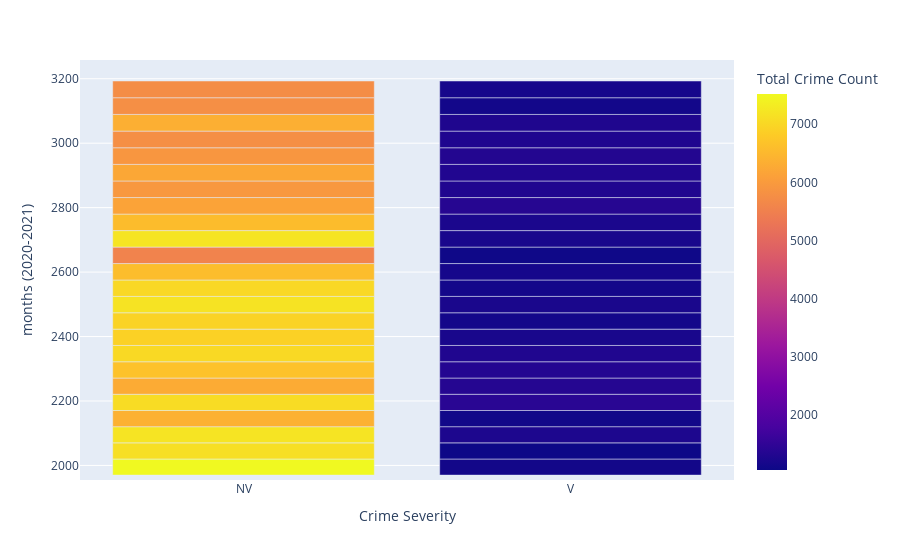

This figure's notebook cell:
### Code cell
px.bar(crime_by_date,x='crime_severity', y='months_year', color='crime_count', labels={
                     "months_year": "months (2020-2021)",
                     "crime_count": "Total Crime Count",
                     "crime_severity":"Crime Severity"
                 })

### Figure 1 — Plotly figure (JSON) as saved in the notebook; plotly's stock layout.template omitted (floating-point values rounded to 4 significant figures)
{"data": [{"alignmentgroup": "True", "hovertemplate": "Crime Severity=%{x}<br>months (2020-2021)=%{y}<br>Total Crime Count=%{marker.color}<extra></extra>", "legendgroup": "", "marker": {"color": [7519, 1133, 7117, 1059, 1257, 7203, 1119, 6379, 1410, 7069, 1367, 6289, 1354, 6674, 1299, 7031, 1210, 6913, 6942, 1148, 7181, 1217, 1147, 7009, 6576, 1172, 1090, 5547, 1216, 7197, 1229, 6573, 1371, 6145, 1292, 5946, 1314, 6212, 1338, 5910, 1288, 5778, 6345, 1281, 5775, 1137, 5749, 1178], "coloraxis": "coloraxis", "pattern": {"shape": ""}}, "name": "", "offsetgroup": "", "orientation": "v", "showlegend": false, "textposition": "auto", "type": "bar", "x": ["NV", "V", "NV", "V", "V", "NV", "V", "NV", "V", "NV", "V", "NV", "V", "NV", "V", "NV", "V", "NV", "NV", "V", "NV", "V", "V", "NV", "NV", "V", "V", "NV", "V", "NV", "V", "NV", "V", "NV", "V", "NV", "V", "NV", "V", "NV", "V", "NV", "NV", "V", "NV", "V", "NV", "V"], "xaxis": "x", "y": ["2020-01-01T00:00:00", "2020-01-01T00:00:00", "2020-02-01T00:00:00", "2020-02-01T00:00:00", "2020-03-01T00:00:00", "2020-03-01T00:00:00", "2020-04-01T00:00:00", "2020-04-01T00:00:00", "2020-05-01T00:00:00", "2020-05-01T00:00:00", "2020-06-01T00:00:00", "2020-06-01T00:00:00", "2020-07-01T00:00:00", "2020-07-01T00:00:00", "2020-08-01T00:00:00", "2020-08-01T00:00:00", "2020-09-01T00:00:00", "2020-09-01T00:00:00", "2020-10-01T00:00:00", "2020-10-01T00:00:00", "2020-11-01T00:00:00", "2020-11-01T00:00:00", "2020-12-01T00:00:00", "2020-12-01T00:00:00", "2021-01-01T00:00:00", "2021-01-01T00:00:00", "2021-02-01T00:00:00", "2021-02-01T00:00:00", "2021-03-01T00:00:00", "2021-03-01T00:00:00", "2021-04-01T00:00:00", "2021-04-01T00:00:00", "2021-05-01T00:00:00", "2021-05-01T00:00:00", "2021-06-01T00:00:00", "2021-06-01T00:00:00", "2021-07-01T00:00:00", "2021-07-01T00:00:00", "2021-08-01T00:00:00", "2021-08-01T00:00:00", "2021-09-01T00:00:00", "2021-09-01T00:00:00", "2021-10-01T00:00:00", "2021-10-01T00:00:00", "2021-11-01T00:00:00", "2021-11-01T00:00:00", "2021-12-01T00:00:00", "2021-12-01T00:00:00"], "yaxis": "y"}], "layout": {"barmode": "relative", "coloraxis": {"colorbar": {"title": {"text": "Total Crime Count"}}, "colorscale": [[0, "#0d0887"], [0.1111, "#46039f"], [0.2222, "#7201a8"], [0.3333, "#9c179e"], [0.4444, "#bd3786"], [0.5556, "#d8576b"], [0.6667, "#ed7953"], [0.7778, "#fb9f3a"], [0.8889, "#fdca26"], [1, "#f0f921"]]}, "legend": {"tracegroupgap": 0}, "margin": {"t": 60}, "xaxis": {"anchor": "y", "domain": [0, 1], "title": {"text": "Crime Severity"}}, "yaxis": {"anchor": "x", "domain": [0, 1], "title": {"text": "months (2020-2021)"}}}}
